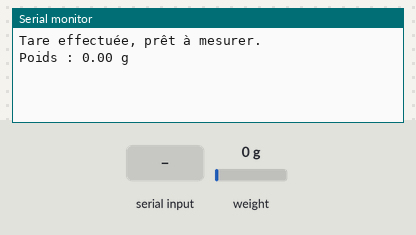
Bench run of a program on a simulated ESP32. Parts: the last lines printed to the serial monitor. Inputs (shaded band) come from the test bench; at power-on: weight on the scale 0 g.

Above: at 2.7 s.
2.8 s: "t" received over Serial
At 5.1 s:
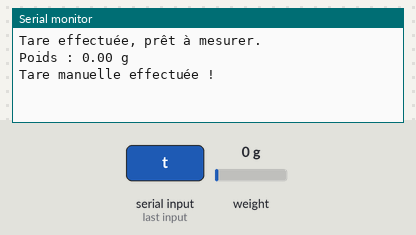
6.0 s: weight on the scale set to 100 g
At 8.3 s:
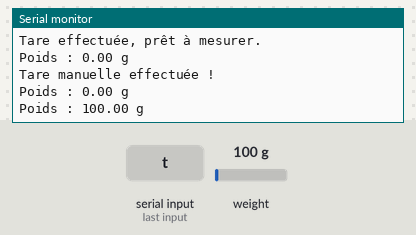
8.5 s: weight on the scale set to 1250 g
At 10.2 s:
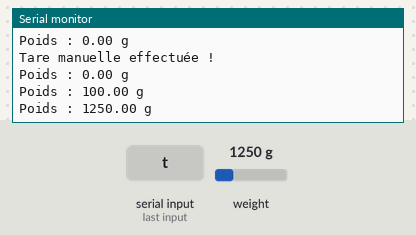
Timing chart, 0 to 11.7 s (numbered marks = the images above; inputs shaded):
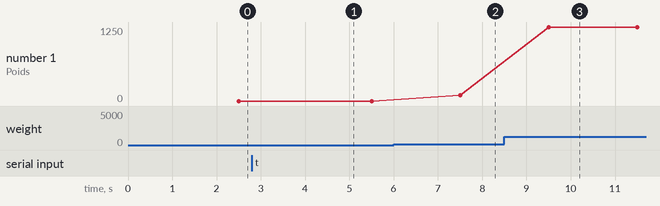

Measured:
- after the input at 2.8 s, the serial monitor: prints a new line after 1.7 s (image 1)
- after the input at 6.0 s, the serial monitor: prints a new line after 1.5 s (image 2)
- after the input at 8.5 s, the serial monitor: prints a new line after 1.0 s (image 3)
- plotted number 1: 0 → 100 after the input at 6.0 s, 100 → 1250 after the input at 8.5 s

The program:

main.cpp
```cpp
#include "HX711.h"

// Définir les broches pour HX711
#define DOUT 5  // DT sur GPIO 5
#define CLK 18  // SCK sur GPIO 18

HX711 scale;

void setup() {
    // Initialiser la communication série
    Serial.begin(115200);

    // Initialiser la cellule de charge avec les broches DOUT et SCK
    scale.begin(DOUT, CLK);

    // Définir le facteur de calibration (ajuster selon ta cellule de charge)
    scale.set_scale(7.8f);  // Remplace par ta valeur calibrée

    // Attendre un peu avant la tare pour stabiliser la cellule de charge
    delay(500);

    // Remettre la balance à zéro
    scale.tare();

    // Vérifier que la tare est bien effectuée
    Serial.println("Tare effectuée, prêt à mesurer.");
}

void loop() {
    // Vérifier si une tare manuelle est demandée
    if (Serial.available()) {
        char cmd = Serial.read();
        if (cmd == 't') {
            scale.tare();  // Remettre la tare si l'utilisateur tape 't' dans le moniteur série
            Serial.println("Tare manuelle effectuée !");
        }
    }

    // Mesurer et afficher le poids en grammes
    float poids = scale.get_units(10);  // Lire la moyenne de 10 valeurs

    // Corriger les très petites valeurs négatives
    if (poids < 0 && poids > -20) {  // Seulement si c'est un bruit faible (< -5g on considère un vrai poids)
        poids = 0;
    }

    Serial.print("Poids : ");
    Serial.print(poids, 2);  // Affiche avec 2 décimales pour plus de précision
    Serial.println(" g");

    delay(1000);  // Attendre 1 seconde avant la prochaine lecture
}
```
